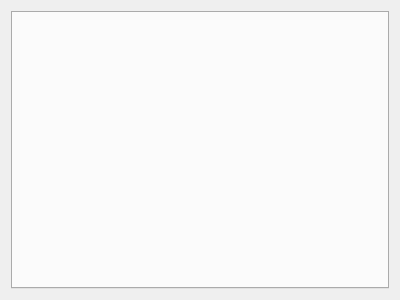
<?xml version="1.0" encoding="UTF-8"?>
<ui version="4.0">
 <class>PageLayoutPropertiesDialog</class>
 <widget class="QDialog" name="PageLayoutPropertiesDialog">
  <property name="geometry">
   <rect>
    <x>0</x>
    <y>0</y>
    <width>400</width>
    <height>300</height>
   </rect>
  </property>
  <property name="windowTitle">
   <string>Layout properties</string>
  </property>
  <layout class="QVBoxLayout" name="verticalLayout">
   <item>
    <widget class="QTabWidget" name="tabWidget">
     <property name="currentIndex">
      <number>-1</number>
     </property>
    </widget>
   </item>
  </layout>
 </widget>
 <resources/>
 <connections/>
</ui>
